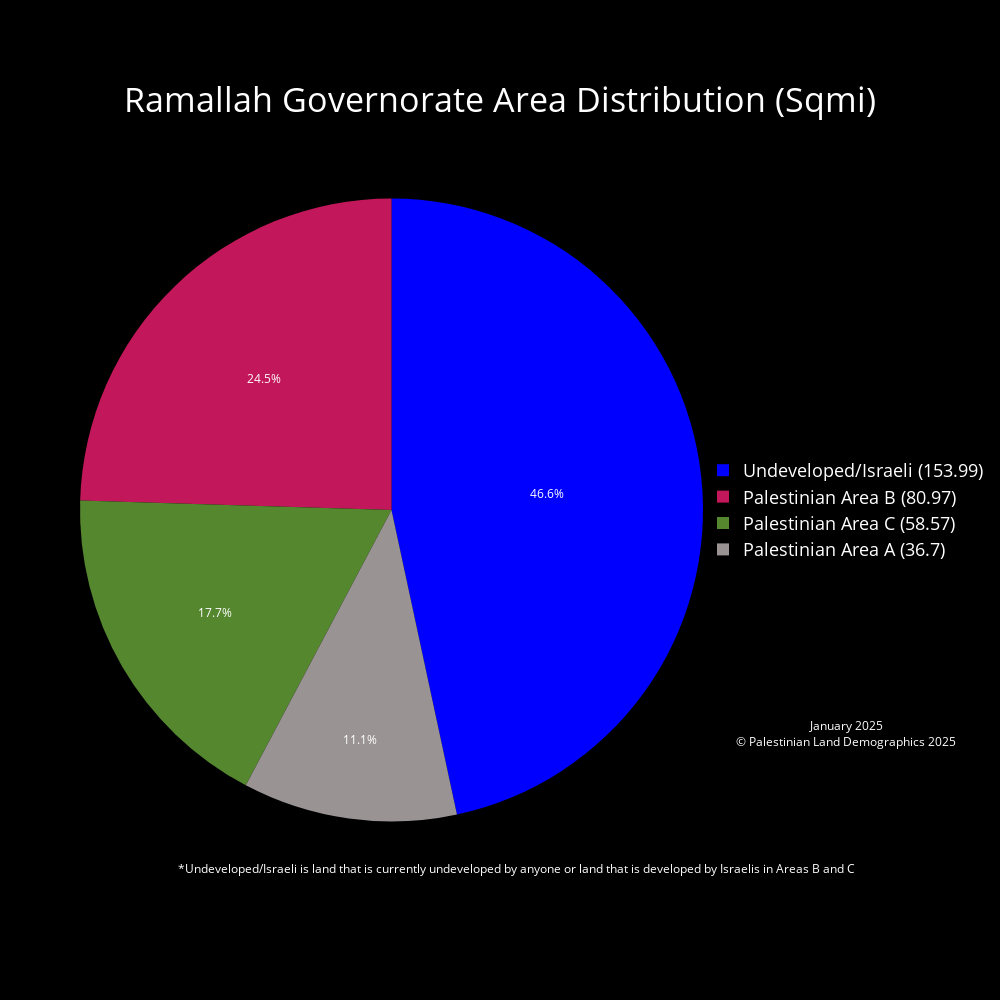

Notebook cell for this chart:
### Code cell
# Ramallah Governorate
West_Bank_Governorates = Governorates[Governorates['Governorates_Code'] < 2000]
Ramallah_gov = West_Bank_Governorates[West_Bank_Governorates['Governorates_Name'] == 'Ramallah & Al Bireh']
# Clip to Governorate
Ramallah_land_mass = gpd.clip(Palestinian_Land_Mass, Ramallah_gov)
Ramallah_seam_zone = gpd.clip(Seam_Zone, Ramallah_gov)
# Calculate Area for clipped layer
Ramallah_land_mass['Area_sqmi'] = Ramallah_land_mass['geometry'].to_crs(epsg=28191).area * 3.8610215854245e-7
Ramallah_seam_zone['Area_sqmi'] = Ramallah_seam_zone['geometry'].to_crs(epsg=28191).area * 3.8610215854245e-7
# Plot for Visualization
fig, ax = plt.subplots()
Ramallah_gov.plot(ax = ax, facecolor = "white", edgecolor = "black", label = "Ramallah Governorate")
Ramallah_seam_zone.plot(ax=ax, facecolor = "#1a237e", edgecolor = "#1a237e", label = "Palestinian Seam Zone in Ramallah")
Ramallah_land_mass.plot(ax = ax, facecolor = "green", edgecolor = "green", label = "Palestinian Land Mass in Ramallah")
plt.title(f"Palestinian Land Mass Ramallah")
plt.xlabel('Longitude')
plt.ylabel('Latitude')
plt.show()
# Calculate the land mass in areas a, b, c etc..
# Ramallah_seam_zone['Area_sqmi'].groupby([Ramallah_seam_zone['CLASS']]).sum()
Ramallah_gov_area_a_area = Ramallah_land_mass[Ramallah_land_mass['CLASS'] == 'A']['Area_sqmi'].sum()
Ramallah_gov_area_b_area = Ramallah_land_mass[Ramallah_land_mass['CLASS'] == 'B']['Area_sqmi'].sum()
Ramallah_area_c_seam_zone = Ramallah_seam_zone[Ramallah_seam_zone['CLASS'] == 'C']['Area_sqmi'].sum()
Ramallah_gov_area_c_area = Ramallah_land_mass[Ramallah_land_mass['CLASS'] == 'C']['Area_sqmi'].sum() + Ramallah_area_c_seam_zone # for total Palestinian land in Area C
Ramallah_gov_area = Governorates[Governorates["Governorates_Name"] == "Ramallah & Al Bireh"]["Area_sqmi"].iloc[0]
print(Ramallah_gov_area)
open_or_israeli_area = Ramallah_gov_area - Ramallah_gov_area_a_area - Ramallah_gov_area_b_area - Ramallah_gov_area_c_area

# declaring data from land mass calculations
data = [Ramallah_gov_area_a_area, Ramallah_gov_area_b_area, Ramallah_gov_area_c_area, open_or_israeli_area]

# Custom color palette and labels
label_color_dict = {'Palestinian Area A' : '#999393', 'Palestinian Area B' : '#C2185B', 'Palestinian Area C' : '#55872F', 'Undeveloped/Israeli' : '#0000FF'}
labels = list(label_color_dict.keys())
palette_color = list(label_color_dict.values())
custom_labels = [f'{label} ({round(value, 2)})' for label, value in zip(labels, data)]

# Pie chart using plotly
fig = go.Figure(
    data=[
        go.Pie(
            labels=custom_labels,
            values=data,
            marker=dict(colors=palette_color)
            
        )
    ]
)

fig.update_traces(textposition='inside',       # puts text inside the pie chart
                    textinfo = 'percent',        # shows us the percent and the area in sqmi ('percent+label' to show both)
                    textfont_color='white')      # color of the labels inside the pie chart are set to white

fig.update_layout(
    paper_bgcolor='black',       # background color around the plot  
    plot_bgcolor='black',        # background color of the plot
    font_color='white',          # color of the legend and title
    title={
        'text': 'Ramallah Governorate Area Distribution (Sqmi)',
        'x': 0.5,                # Middle
        'y': 0.90,                # Nearly at the top
        'xanchor': 'center',
        'yanchor': 'middle',
        'font': {'size': 34}     # Increase font size for the title
    },
    legend={
        'font': {'size': 18},     # Increase font size for the legend
        'x': 1,                   # Position legend to the right of the pie chart
        'y': 0.5,                 # Position legend in the middle
        'xanchor': 'left',
        'yanchor': 'middle'
    },
    annotations=[
        dict(
            text="*Undeveloped/Israeli is land that is currently undeveloped by anyone or land that is developed by Israelis in Areas B and C",
            x=0.7,
            y=0.05,
            showarrow=False,
            font=dict(color='white', size=12),
            xanchor='center'
        ),
        dict(
            text="January 2025<br>© Palestinian Land Demographics 2025",
            x=1.05,
            y=0.25,
            showarrow=False,
            font=dict(color='white', size=12),
            xanchor='left',
            yanchor='top'
        )
    ],
    width=1000,                  # width and height of the pie chart
    height=1000
)

fig.write_html('January2025\PieCharts_HTML\Ramallah_Governorate_Area_Distribution_Pie_Chart.html')
fig.show()

hti = Html2Image(size=(1000, 1000))
# Set the output path
hti.output_path = 'January2025/PieCharts_JPG'

# Take a screenshot of the HTML file and save it as a JPG file
hti.screenshot(
    html_file='January2025/PieCharts_HTML/Ramallah_Governorate_Area_Distribution_Pie_Chart.html',
    save_as='Ramallah_Governorate_Area_Distribution_Pie_Chart.jpg'
)

### Figure 1 — Plotly figure (JSON) as saved in the notebook; plotly's stock layout.template omitted (floating-point values rounded to 4 significant figures)
{"data": [{"labels": ["Palestinian Area A (36.7)", "Palestinian Area B (80.97)", "Palestinian Area C (58.57)", "Undeveloped/Israeli (153.99)"], "marker": {"colors": ["#999393", "#C2185B", "#55872F", "#0000FF"]}, "textfont": {"color": "white"}, "textinfo": "percent", "textposition": "inside", "type": "pie", "values": [36.7, 80.97, 58.57, 154.0]}], "layout": {"annotations": [{"font": {"color": "white", "size": 12}, "showarrow": false, "text": "*Undeveloped/Israeli is land that is currently undeveloped by anyone or land that is developed by Israelis in Areas B and C", "x": 0.7, "xanchor": "center", "y": 0.05}, {"font": {"color": "white", "size": 12}, "showarrow": false, "text": "January 2025<br>© Palestinian Land Demographics 2025", "x": 1.05, "xanchor": "left", "y": 0.25, "yanchor": "top"}], "font": {"color": "white"}, "height": 1000, "legend": {"font": {"size": 18}, "x": 1, "xanchor": "left", "y": 0.5, "yanchor": "middle"}, "paper_bgcolor": "black", "plot_bgcolor": "black", "title": {"font": {"size": 34}, "text": "Ramallah Governorate Area Distribution (Sqmi)", "x": 0.5, "xanchor": "center", "y": 0.9, "yanchor": "middle"}, "width": 1000}}
